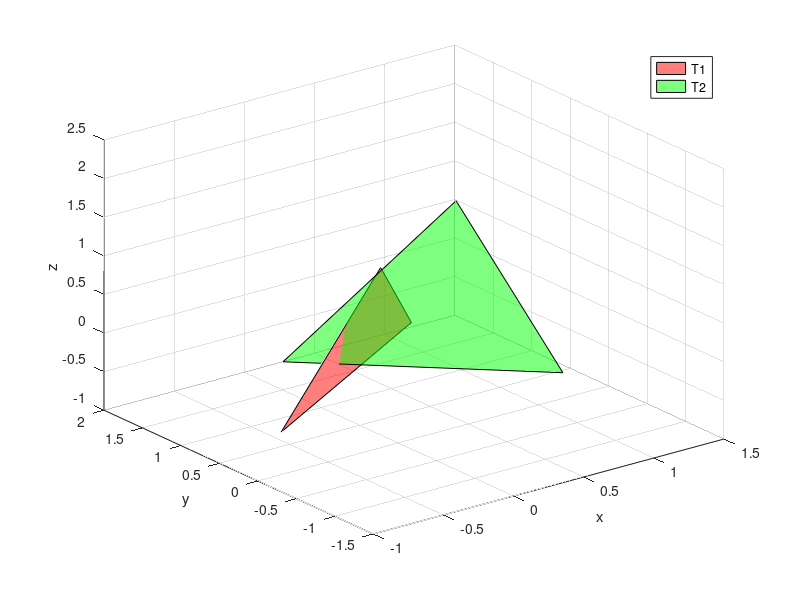

The MATLAB script that drew this image: (Note: this script raises an error after producing the figure.)
clear
close all
clc

%% init
% Create 2 random triangles
T1 = randn(1,9);
T2 = randn(1,9);

%% plot
% plot T1 (Red)
x = T1(1:3:end);
y = T1(2:3:end);
z = T1(3:3:end);
Tri = [1,2,3];

figure
trisurf(Tri,x,y,z,'FaceColor',[1,0,0],'FaceAlpha',0.5,'EdgeColor','k')
hold on

% plot T2 (Green)
x = T2(1:3:end);
y = T2(2:3:end);
z = T2(3:3:end);
Tri = [1,2,3];

trisurf(Tri,x,y,z,'FaceColor',[0,1,0],'FaceAlpha',0.5,'EdgeColor','k')

xlabel('x')
ylabel('y')
zlabel('z')
legend('T1','T2')

%% distance
[d,p1,p2] = simdTriTri2(T1,T2);

% Plot shortest segment connecting the two triangles
plot3([p1(1),p2(1)], [p1(2),p2(2)], [p1(3),p2(3)], 'b', 'DisplayName', 'min. dist')
hold off

title(sprintf('Dist = %.2f', d))